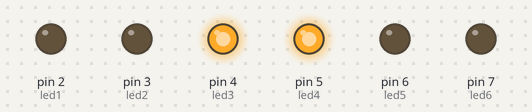
Recording of a sketch running on a simulated Arduino Uno, built with avr-gcc and run on an emulated ATmega328P. Shown: output pins drawn as LEDs (lit = HIGH).

Above: at 0.5 s.
At 1.6 s:
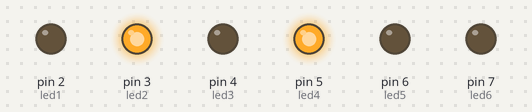
At 2.7 s:
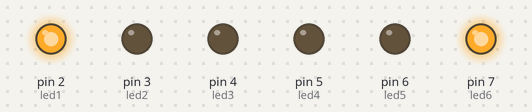
At 3.8 s:
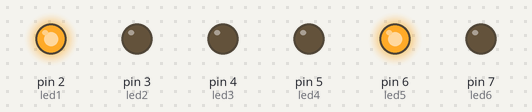
Timing chart, 0 to 5.7 s (numbered marks = the images above):
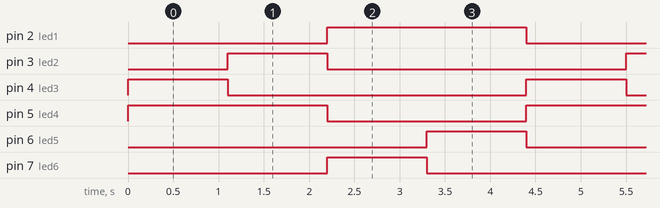

The sketch:

practice.ino
```cpp
/**
 * @file practice-9.ino
 * @author fermeridamagni
 * @date 2025-10-22
 * @description Traffic light controller simulation. Controls two sets of traffic lights (red, yellow, green) with synchronized state transitions.
 */

#include <Arduino.h>

const int led1 = 2;
const int led2 = 3;
const int led3 = 4;

const int led4 = 5;
const int led5 = 6;
const int led6 = 7;

int firstTrafficLight[] = {led1, led2, led3};  // red, yellow, green
int secondTrafficLight[] = {led4, led5, led6}; // red, yellow, green

enum TrafficLightState
{
  FIRST,
  CHANGING_FIRST,
  SECOND,
  CHANGING_SECOND
};

TrafficLightState currentState = FIRST;

void setup()
{
  Serial.begin(9600);

  pinMode(led1, OUTPUT);
  pinMode(led2, OUTPUT);
  pinMode(led3, OUTPUT);
  pinMode(led4, OUTPUT);
  pinMode(led5, OUTPUT);
  pinMode(led6, OUTPUT);
}

void loop()
{
  switch (currentState)
  {
  case FIRST:
    digitalWrite(firstTrafficLight[0], LOW);  // turn off red light
    digitalWrite(firstTrafficLight[1], LOW);  // turn off yellow light
    digitalWrite(firstTrafficLight[2], HIGH); // turn on green light

    digitalWrite(secondTrafficLight[0], HIGH); // turn on red light
    digitalWrite(secondTrafficLight[1], LOW);  // turn off yellow light
    digitalWrite(secondTrafficLight[2], LOW);  // turn off green light

    delay(1000); // wait one second
    currentState = CHANGING_FIRST;
    break;

  case CHANGING_FIRST:
    digitalWrite(firstTrafficLight[0], LOW);  // turn off red light
    digitalWrite(firstTrafficLight[1], HIGH); // turn on yellow light
    digitalWrite(firstTrafficLight[2], LOW);  // turn off green light

    digitalWrite(secondTrafficLight[0], HIGH); // turn on red light
    digitalWrite(secondTrafficLight[1], LOW);  // turn off yellow light
    digitalWrite(secondTrafficLight[2], LOW);  // turn off green light

    delay(1000); // wait one second
    currentState = SECOND;
    break;

  case SECOND:
    digitalWrite(secondTrafficLight[0], LOW);  // turn off red light
    digitalWrite(secondTrafficLight[1], LOW);  // turn off yellow light
    digitalWrite(secondTrafficLight[2], HIGH); // turn on green light

    digitalWrite(firstTrafficLight[0], HIGH); // turn on red light
    digitalWrite(firstTrafficLight[1], LOW);  // turn off yellow light
    digitalWrite(firstTrafficLight[2], LOW);  // turn off green light

    delay(1000); // wait one second
    currentState = CHANGING_SECOND;
    break;

  case CHANGING_SECOND:
    digitalWrite(secondTrafficLight[0], LOW);  // turn off red light
    digitalWrite(secondTrafficLight[1], HIGH); // turn on yellow light
    digitalWrite(secondTrafficLight[2], LOW);  // turn off green light

    digitalWrite(firstTrafficLight[0], HIGH); // turn on red light
    digitalWrite(firstTrafficLight[1], LOW);  // turn off yellow light
    digitalWrite(firstTrafficLight[2], LOW);  // turn off green light

    delay(1000); // wait one second
    currentState = FIRST;
    break;
  }

  delay(100); // short delay
}
```

Measured:
- by itself, pin 2 (led1), pin 5 (led4): alternates HIGH for 2.2 s and LOW for 2.2 s
- by itself, pin 3 (led2), pin 4 (led3), pin 6 (led5), pin 7 (led6): alternates HIGH for 1.1 s and LOW for 3.3 s
- by itself, everything shown: repeats every 4.4 s, in 4 steps
